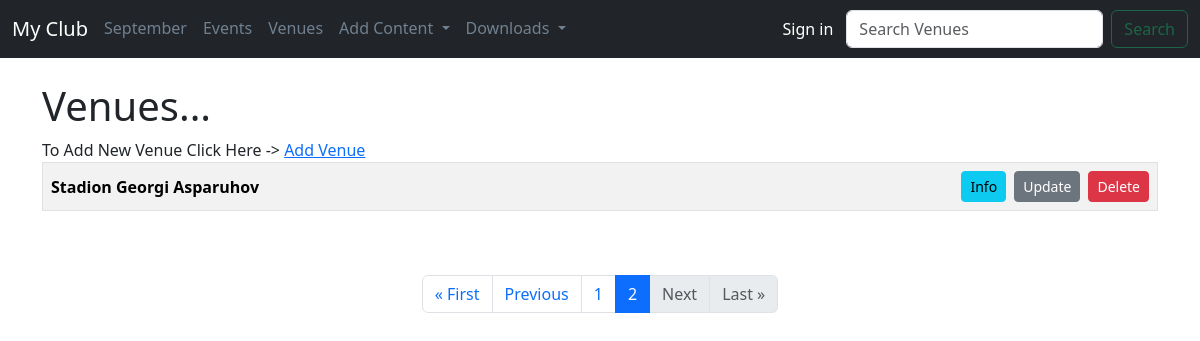
The page /list_venues?page=2 on the database as committed earlier.
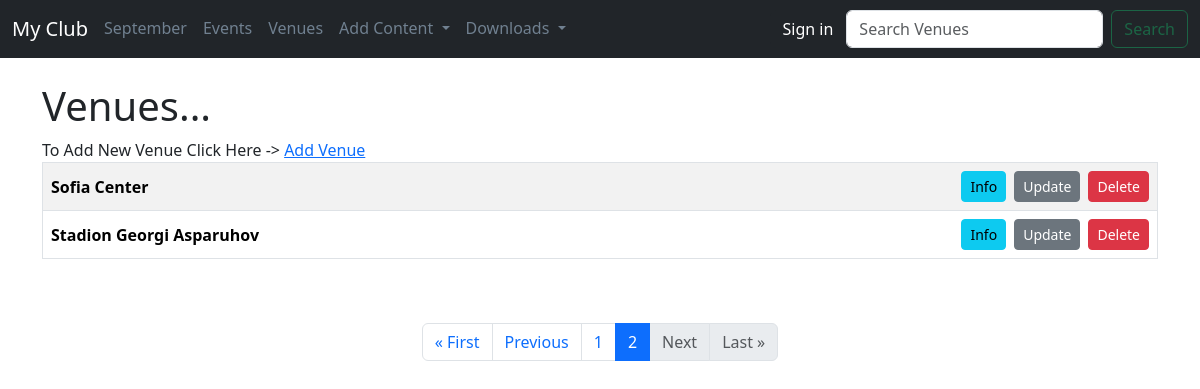
The same page on the database as committed later.
### events/models.py (models this page shows)
class Venue(models.Model):
    name = models.CharField('Venue Name', max_length=150)
    address = models.CharField(max_length=300)
    zip_code = models.CharField('Zip Code', max_length=15)
    phone = models.CharField('Contact Phone', max_length=25, blank=True)
    web = models.URLField('Website Address', blank=True)
    email_address = models.EmailField('Email Address', blank=True)
    def __str__(self):
        return self.name

### events/views.py (the view)
# urls.py: path('list_venues', views.list_venues, name="list-venues"),
def list_venues(request):
    p = Paginator(Venue.objects.all().order_by('name'), 5)
    page = request.GET.get('page')
    venues = p.get_page(page)
    return render(request, 'events/venue.html', {'venues': venues})

### events/templates/events/venue.html (shortened to what this page needs)
{% extends 'events/base.html' %}
{% block content %}
<h1>Venues...</h1>
To Add New Venue Click Here -> <a href="{% url 'add-venue' %}">Add Venue</a>
<br/>
<table class="table table-bordered table-striped table-hover">
    {% for venue in venues %}
    <tr>
        <td>
            <div class="d-flex align-items-center justify-content-between">
                <div>
                    <strong>{{ venue }}</strong>
                </div>
                <div class="d-grid gap-2 d-md-flex justify-content-md-end">
                    <a href="{% url 'show-venue' venue.id %}" class="btn btn-info btn-sm">Info</a>
                    <a href="{% url 'update-venue' venue.id %}" class="btn btn-secondary btn-sm">Update</a>
                    <a href="{% url 'delete-venue' venue.id %}" class="btn btn-danger btn-sm">Delete</a>
                </div>
            </div>
        </td>
    </tr>
    {% endfor %}
</table>
<br/><br/>
<nav aria-label="...">
    <ul class="pagination justify-content-center">
        {% if venues.has_previous %}
        <li class="page-item">
            <a class="page-link" href="?page=1">&laquo; First</a>
        </li>
        <li class="page-item">
            <a class="page-link" href="?page={{ venues.previous_page_number }}">Previous</a>
        </li>
        {% endif %}
        {% for i in venues.paginator.page_range %}
        <li class="page-item {% if venues.number == i %}active{% endif %}">
            <a class="page-link" href="?page={{ i }}">{{ i }}</a>
        </li>
        {% endfor %}
        {% if venues.has_next %}
        <li class="page-item">
            <a class="page-link" href="?page={{ venues.next_page_number }}">Next</a>
        </li>
        <li class="page-item">
            <a class="page-link" href="?page={{ venues.paginator.num_pages }}">Last &raquo;</a>
        </li>
        {% else %}
        <li class="page-item disabled">
            <a class="page-link" tabindex="-1" aria-disabled="true">Next</a>
        </li>
        <li class="page-item disabled">
            <a class="page-link" tabindex="-1" aria-disabled="true">Last &raquo;</a>
        </li>
        {% endif %}
    </ul>
</nav>
{% endblock %}

### events/templates/events/base.html (shortened to what this page needs)
<!doctype html>
<html lang="en">
<head>
    <link href="https://cdn.jsdelivr.net/npm/bootstrap@5.3.1/dist/css/bootstrap.min.css" rel="stylesheet"
>
</head>
<body>
{% include 'events/navbar.html'%}
<br/>
<div class="container">
    {% block content %}
    {% endblock %}
</div>
</body>
</html>

### events/templates/events/navbar.html (shortened to what this page needs)
<nav class="navbar navbar-expand-lg navbar-dark bg-dark">
    <div class="container-fluid">
        <a class="navbar-brand" href="{% url 'home' %}">My Club</a>
        <div class="collapse navbar-collapse" id="navbarSupportedContent">
            <ul class="nav nav-underline me-auto mb-2 mb-lg-0">
                <li class="nav-item">
                    <a class="nav-link" href="{% url 'home' '2023' 'September' %}">September</a>
                </li>
                <li class="nav-item">
                    <a class="nav-link" href="{% url 'list-events' %}">Events</a>
                </li>
                <li class="nav-item">
                    <a class="nav-link" href="{% url 'list-venues' %}">Venues</a>
                </li>
                <li class="nav-item dropdown">
                    <a class="nav-link dropdown-toggle" href="#" role="button" data-bs-toggle="dropdown"
                       aria-expanded="false">
                        Add Content
                    </a>
                </li>
                <li class="nav-item dropdown">
                    <a class="nav-link dropdown-toggle" href="#" role="button" data-bs-toggle="dropdown"
                       aria-expanded="false">
                        Downloads
                    </a>
                </li>
            </ul>
            <a href="{% url 'login' %}" class="btn btn-dark">Sign in</a>
            <form class="d-flex" role="search" method="POST" action="{% url 'search-venues' %}">
                <input class="form-control me-2" type="search" placeholder="Search Venues" aria-label="Search"
                       name="searched" id="search-input">
                <button class="btn btn-outline-success" type="submit" id="search-button" disabled>Search</button>
            </form>
        </div>
    </div>
</nav>

### events/templates/events/navbar.html (style rules this page uses)
.nav.nav-underline .nav-link { color: slategray; }

Rows that differ between the two databases and show on the page:
added Venue: name "Sofia Center"
